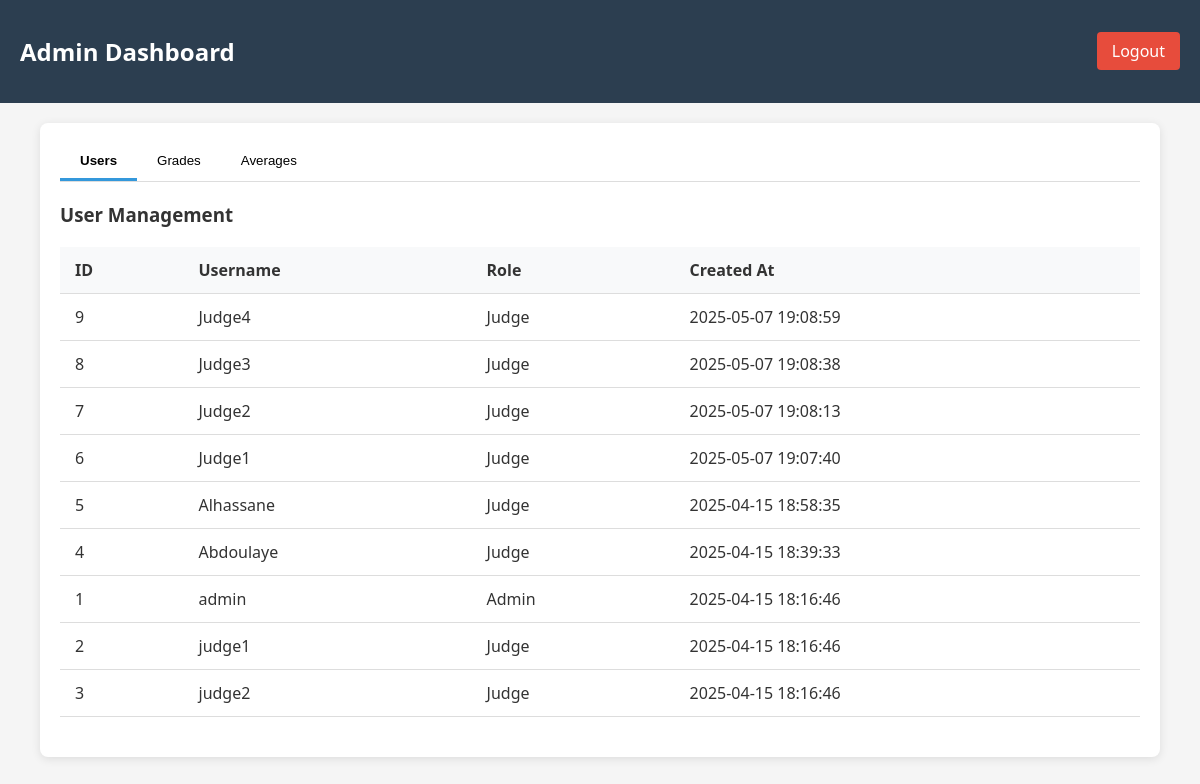
The page /dashboard/admin.php (signed in) on the database its author committed.
### tables this page shows
CREATE TABLE users (
        id INTEGER PRIMARY KEY AUTOINCREMENT,
        username TEXT UNIQUE NOT NULL,
        password TEXT NOT NULL,
        role TEXT NOT NULL CHECK(role IN ('judge', 'admin')),
        created_at TIMESTAMP DEFAULT CURRENT_TIMESTAMP
    );

### dashboard/admin.php (the view, shortened to what this page needs)
<?php
require_once '../db/connect.php';
$users = [];
try {
    $tablesExist = $pdo->query("SELECT name FROM sqlite_master WHERE type='table'")->fetchAll(PDO::FETCH_COLUMN);
    if (in_array('users', $tablesExist)) {
        $users = $pdo->query("SELECT * FROM users ORDER BY created_at DESC")->fetchAll();
    } else {
        $error = "Users table doesn't exist. Please run setup.";
    }
} catch (PDOException $e) {
    $error = "Database error: " . $e->getMessage();
}
?>
<!DOCTYPE html>
<html lang="en">
<head>
    <link rel="stylesheet" href="../style.css">
</head>
<body>
    <header>
        <h2>Admin Dashboard</h2>
        <a href="../login/logout.php" class="logout-btn">Logout</a>
    </header>
    <div class="container">
        <div class="tabs">
            <button class="tab-button active" onclick="openTab('users')">Users</button>
            <button class="tab-button" onclick="openTab('grades')">Grades</button>
            <button class="tab-button" onclick="openTab('averages')">Averages</button>
        </div>
        <div id="users" class="tab-content active">
            <h3>User Management</h3>
            <table>
                <thead>
                    <tr>
                        <th>ID</th>
                        <th>Username</th>
                        <th>Role</th>
                        <th>Created At</th>
                    </tr>
                </thead>
                <tbody>
                    <?php foreach ($users as $user): ?>
                    <tr>
                        <td><?= $user['id'] ?></td>
                        <td><?= htmlspecialchars($user['username']) ?></td>
                        <td><?= ucfirst($user['role']) ?></td>
                        <td><?= $user['created_at'] ?></td>
                    </tr>
                    <?php endforeach; ?>
                </tbody>
            </table>
        </div>
</body>
</html>

### style.css (style rules this page uses)
body { font-family: 'Segoe UI', Tahoma, Geneva, Verdana, sans-serif; margin: 0; padding: 0; background-color: #f5f5f5; color: #333; }
.container { width: 90%; max-width: 1200px; margin: 20px auto; padding: 20px; background: white; border-radius: 8px; box-shadow: 0 2px 10px rgba(0,0,0,0.1); }
header { background: #2c3e50; color: white; padding: 15px 20px; display: flex; justify-content: space-between; align-items: center; }
.logout-btn { color: white; text-decoration: none; background: #e74c3c; padding: 8px 15px; border-radius: 4px; transition: background 0.3s; }
table { width: 100%; border-collapse: collapse; margin: 20px 0; }
th, td { padding: 12px 15px; text-align: left; border-bottom: 1px solid #ddd; }
th { background-color: #f8f9fa; font-weight: bold; }
.tabs { display: flex; margin-bottom: 20px; border-bottom: 1px solid #ddd; }
.tab-button { padding: 10px 20px; background: none; border: none; cursor: pointer; border-bottom: 3px solid transparent; }
.tab-button.active { border-bottom-color: #3498db; font-weight: bold; }
.tab-content { display: none; }
.tab-content.active { display: block; }

### rows shown on the page
users: id "9", username "Judge4", role "Judge", created_at "2025-05-07 19:08:59"
users: id "8", username "Judge3", role "Judge", created_at "2025-05-07 19:08:38"
users: id "7", username "Judge2", role "Judge", created_at "2025-05-07 19:08:13"
users: id "6", username "Judge1", role "Judge", created_at "2025-05-07 19:07:40"
users: id "5", username "Alhassane", role "Judge", created_at "2025-04-15 18:58:35"
users: id "4", username "Abdoulaye", role "Judge", created_at "2025-04-15 18:39:33"
users: id "1", username "admin", role "Admin", created_at "2025-04-15 18:16:46"
users: id "2", username "judge1", role "Judge", created_at "2025-04-15 18:16:46"
users: id "3", username "judge2", role "Judge", created_at "2025-04-15 18:16:46"
